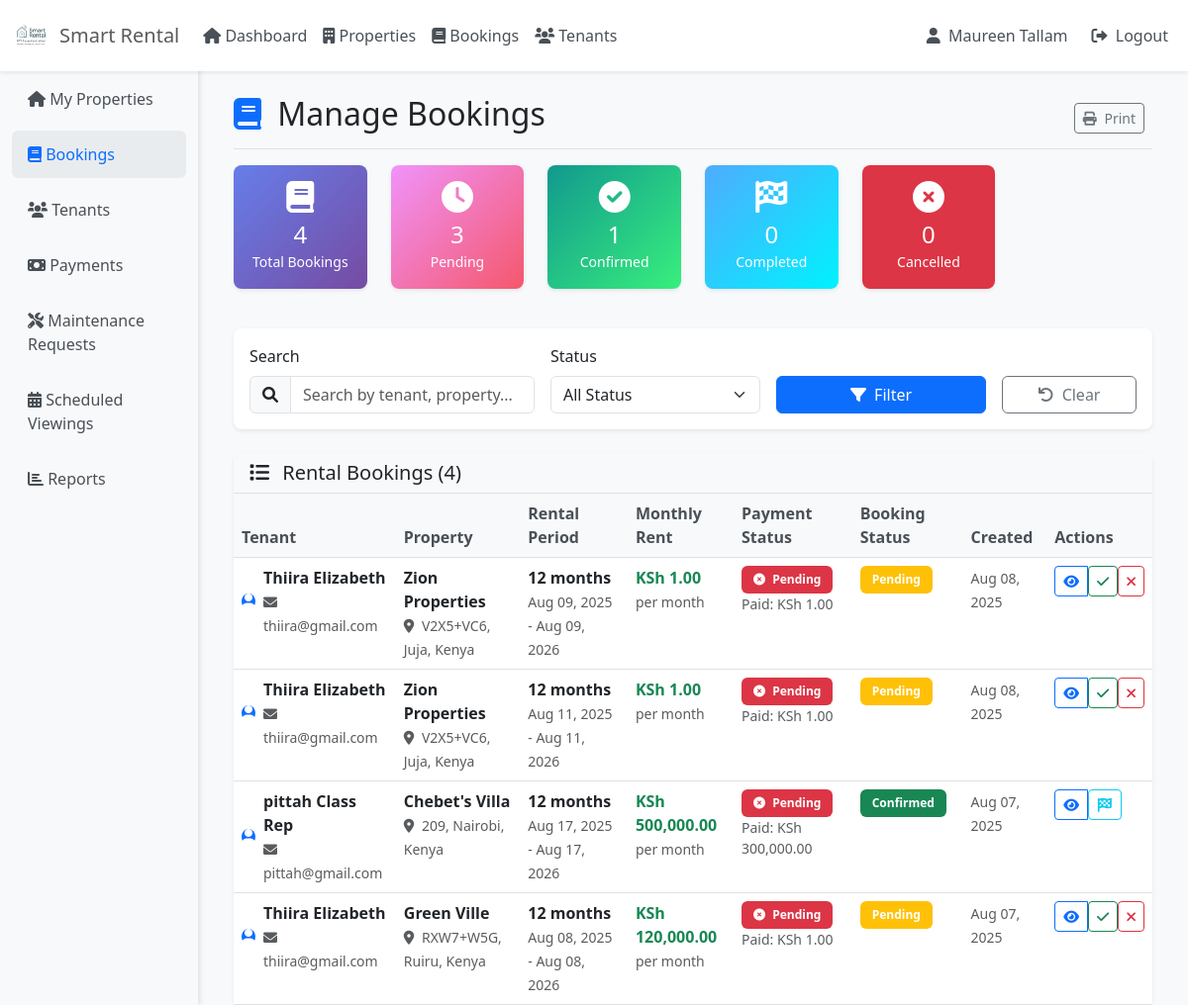
Screenshot of /smart_landlords/bookings.php (signed in) with the database file from the repository.
### tables this page shows
CREATE TABLE `rental_bookings` (
  `id` int(30) NOT NULL,
  `house_id` int(30) NOT NULL,
  `monthly_rent` decimal(15,2) NOT NULL,
  `landlord_id` int(30) NOT NULL,
  `user_id` int(30) NOT NULL,
  `start_date` date NOT NULL,
  `check_in_time` time DEFAULT NULL,
  `end_date` date NOT NULL,
  `check_out_time` time DEFAULT NULL,
  `special_requests` text DEFAULT NULL,
  `last_payment_date` date DEFAULT NULL,
  `next_payment_due` date DEFAULT NULL,
  `security_deposit` decimal(15,2) DEFAULT 0.00,
  `payment_status` enum('pending','partial','paid','refunded','cancelled') NOT NULL DEFAULT 'pending',
  `payment_method` varchar(50) DEFAULT NULL,
  `payment_reference` varchar(100) DEFAULT NULL,
  `status` enum('pending','confirmed','cancelled','completed','active') NOT NULL DEFAULT 'pending',
  `cancellation_reason` text DEFAULT NULL,
  `cancelled_by` enum('tenant','landlord','system') DEFAULT NULL,
  `documents` text DEFAULT NULL COMMENT 'JSON array of document paths',
  `created_at` timestamp NOT NULL DEFAULT current_timestamp(),
  `updated_at` timestamp NOT NULL DEFAULT current_timestamp() ON UPDATE current_timestamp()
);

CREATE TABLE `users` (
  `id` int(30) NOT NULL,
  `name` text NOT NULL,
  `username` varchar(200) NOT NULL,
  `phone_number` varchar(20) DEFAULT NULL COMMENT 'User''s contact phone number',
  `current_balance` decimal(15,2) DEFAULT 0.00,
  `default_payment_method` varchar(50) DEFAULT NULL,
  `password` text NOT NULL,
  `type` enum('admin','landlord','caretaker','customer') NOT NULL DEFAULT 'customer'
);

CREATE TABLE `houses` (
  `id` int(30) NOT NULL,
  `landlord_id` int(30) NOT NULL,
  `house_no` varchar(50) NOT NULL,
  `category_id` int(30) NOT NULL,
  `description` text NOT NULL,
  `location` varchar(255) DEFAULT NULL,
  `city` varchar(100) DEFAULT NULL,
  `state` varchar(100) DEFAULT NULL,
  `country` varchar(100) DEFAULT NULL,
  `latitude` decimal(10,8) DEFAULT NULL,
  `longitude` decimal(11,8) DEFAULT NULL,
  `price` double NOT NULL,
  `security_deposit` decimal(10,2) DEFAULT NULL,
  `min_rental_period` int(11) DEFAULT 1 COMMENT 'In months',
  `max_rental_period` int(11) DEFAULT 12 COMMENT 'In months',
  `advance_rent_months` int(11) DEFAULT 1 COMMENT 'Number of months rent to pay in advance',
  `payment_cycle` enum('monthly','quarterly','annually') NOT NULL DEFAULT 'monthly',
  `late_fee_percentage` decimal(5,2) DEFAULT 5.00,
  `bedrooms` int(11) DEFAULT 0,
  `bathrooms` int(11) DEFAULT 0,
  `area` decimal(10,2) DEFAULT NULL,
  `image` varchar(255) DEFAULT NULL,
  `main_image` varchar(255) DEFAULT NULL,
  `featured` tinyint(1) DEFAULT 0,
  `status` tinyint(1) DEFAULT 1,
  `created_at` timestamp NOT NULL DEFAULT current_timestamp(),
  `updated_at` timestamp NOT NULL DEFAULT current_timestamp() ON UPDATE current_timestamp(),
  `address` text DEFAULT NULL,
  `total_units` int(11) NOT NULL DEFAULT 1,
  `available_units` int(11) NOT NULL DEFAULT 1,
  `utilities` text DEFAULT NULL COMMENT 'JSON array of included utilities',
  `utilities_notes` text DEFAULT NULL COMMENT 'Additional notes about utilities'
);

### smart_landlords/bookings.php (the view, shortened to what the rows shown need)
<?php
require_once '../smart_rental/controllers/BookingController.php';
$where_conditions = ["h.landlord_id = ?"];
$params = [$_SESSION['user_id']];
$param_types = 'i';
$where_clause = implode(' AND ', $where_conditions);
$query = "SELECT rb.*, h.house_no, h.description, h.price, h.location,
          u.name as tenant_name, u.username as tenant_email, u.phone_number as tenant_phone,
          TIMESTAMPDIFF(MONTH, rb.start_date, rb.end_date) as rental_months,
          (SELECT COUNT(*) FROM booking_payments bp WHERE bp.booking_id = rb.id) as payment_count,
          (SELECT SUM(amount) FROM booking_payments bp WHERE bp.booking_id = rb.id) as total_paid,
          mpr.mpesa_receipt_number, mpr.transaction_date, mpr.result_desc, mpr.status as payment_request_status
          FROM rental_bookings rb
          LEFT JOIN houses h ON rb.house_id = h.id
          LEFT JOIN users u ON rb.user_id = u.id
          LEFT JOIN mpesa_payment_requests mpr ON rb.id = mpr.booking_id
          WHERE $where_clause
          ORDER BY rb.created_at DESC";
$stmt = $conn->prepare($query);
$stmt->bind_param($param_types, ...$params);
$stmt->execute();
$bookings = $stmt->get_result()->fetch_all(MYSQLI_ASSOC);
?>
<!DOCTYPE html>
<html lang="en">
<head>
    <link href="https://cdn.jsdelivr.net/npm/bootstrap@5.3.0/dist/css/bootstrap.min.css" rel="stylesheet">
    <link rel="stylesheet" href="https://cdnjs.cloudflare.com/ajax/libs/font-awesome/6.0.0/css/all.min.css">
</head>
<body class="bg-light">
    <div class="page-wrapper">
        <div class="container-fluid">
            <div class="row">
                <div class="main-content col-md-9 ms-sm-auto col-lg-10 px-md-4">
                    <div class="container-fluid">
                        <div class="page-content" style="margin-top: 80px;">
                    <div class="d-flex justify-content-between flex-wrap flex-md-nowrap align-items-center pt-3 pb-2 mb-3 border-bottom">
                        <h1 class="h2">
                            <i class="fas fa-book me-2 text-primary"></i>
                            Manage Bookings
                        </h1>
                    </div>
                    <div class="card">
                        <div class="card-body p-0">
                            <?php if (empty($bookings)): ?>
                                <div class="text-center py-5">
                                    <i class="fas fa-inbox fa-3x text-muted mb-3"></i>
                                    <h5 class="text-muted">No bookings found</h5>
                                    <p class="text-muted">There are no rental bookings matching your criteria.</p>
                                </div>
                            <?php else: ?>
                                <div class="table-responsive">
                                    <table class="table table-hover mb-0">
                                        <thead>
                                            <tr>
                                                <th>Tenant</th>
                                                <th>Property</th>
                                                <th>Rental Period</th>
                                                <th>Monthly Rent</th>
                                                <th>Payment Status</th>
                                                <th>Booking Status</th>
                                                <th>Created</th>
                                                <th>Actions</th>
                                            </tr>
                                        </thead>
                                        <tbody>
                                            <?php foreach ($bookings as $booking): ?>
                                            <tr class="booking-row">
                                                <td>
                                                    <div class="d-flex align-items-center">
                                                        <div class="avatar-sm bg-primary rounded-circle d-flex align-items-center justify-content-center me-2">
                                                            <i class="fas fa-user text-white"></i>
                                                        </div>
                                                        <div>
                                                            <div class="fw-bold"><?php echo htmlspecialchars($booking['tenant_name']); ?></div>
                                                            <small class="text-muted">
                                                                <i class="fas fa-envelope me-1"></i>
                                                                <?php echo htmlspecialchars($booking['tenant_email']); ?>
                                                            </small>
                                                        </div>
                                                    </div>
                                                </td>
                                                <td>
                                                    <div class="fw-bold"><?php echo htmlspecialchars($booking['house_no']); ?></div>
                                                    <small class="text-muted">
                                                        <i class="fas fa-map-marker-alt me-1"></i>
                                                        <?php echo htmlspecialchars($booking['location']); ?>
                                                    </small>
                                                </td>
                                                <td>
                                                    <div class="fw-bold"><?php echo $booking['rental_months']; ?> months</div>
                                                    <small class="text-muted">
                                                        <?php echo date('M d, Y', strtotime($booking['start_date'])); ?> -
                                                        <?php echo date('M d, Y', strtotime($booking['end_date'])); ?>
                                                    </small>
                                                </td>
                                                <td>
                                                    <div class="fw-bold text-success">KSh <?php echo number_format($booking['price'], 2); ?></div>
                                                    <small class="text-muted">per month</small>
                                                </td>
                                                <td>
                                                    <?php
                                                    $paymentStatus = $booking['payment_status'] ?? 'pending';
                                                    $paymentColor = $paymentStatus === 'paid' ? 'success' : ($paymentStatus === 'partial' ? 'warning' : 'danger');
                                                    $paymentIcon = $paymentStatus === 'paid' ? 'check-circle' : ($paymentStatus === 'partial' ? 'clock' : 'times-circle');
                                                    ?>
                                                    <span class="badge bg-<?php echo $paymentColor; ?>">
                                                        <i class="fas fa-<?php echo $paymentIcon; ?> me-1"></i>
                                                        <?php echo ucfirst($paymentStatus); ?>
                                                    </span>
                                                    <?php if ($booking['total_paid']): ?>
                                                        <div class="small text-muted">
                                                            Paid: KSh <?php echo number_format($booking['total_paid'], 2); ?>
                                                        </div>
                                                    <?php endif; ?>
                                                </td>
                                                <td>
                                                    <?php
                                                    $statusColor = $booking['status'] === 'confirmed' ? 'success' :
                                                                 ($booking['status'] === 'pending' ? 'warning' :
                                                                 ($booking['status'] === 'completed' ? 'info' : 'danger'));
                                                    ?>
                                                    <span class="badge bg-<?php echo $statusColor; ?>">
                                                        <?php echo ucfirst($booking['status']); ?>
                                                    </span>
                                                </td>
                                                <td>
                                                    <small class="text-muted">
                                                        <?php echo date('M d, Y', strtotime($booking['created_at'])); ?>
                                                    </small>
                                                </td>
                                                <td>
                                                    <div class="btn-group" role="group">
                                                        <button type="button" class="btn btn-sm btn-outline-primary"
                                                                data-bs-toggle="modal"
                                                                data-bs-target="#bookingModal<?php echo $booking['id']; ?>">
                                                            <i class="fas fa-eye"></i>
                                                        </button>
                                                        <?php if ($booking['status'] === 'pending'): ?>
                                                            <form method="POST" style="display: inline;"
                                                                  onsubmit="return confirm('Are you sure you want to approve this booking?')">
                                                                <button type="submit" class="btn btn-sm btn-outline-success">
                                                                    <i class="fas fa-check"></i>
                                                                </button>
                                                            </form>
                                                            <form method="POST" style="display: inline;"
                                                                  onsubmit="return confirm('Are you sure you want to reject this booking?')">
                                                                <button type="submit" class="btn btn-sm btn-outline-danger">
                                                                    <i class="fas fa-times"></i>
                                                                </button>
                                                            </form>
                                                        <?php endif; ?>
                                                        <?php if ($booking['status'] === 'confirmed'): ?>
                                                            <form method="POST" style="display: inline;"
                                                                  onsubmit="return confirm('Mark this booking as completed?')">
                                                                <button type="submit" class="btn btn-sm btn-outline-info">
                                                                    <i class="fas fa-flag-checkered"></i>
                                                                </button>
                                                            </form>
                                                        <?php endif; ?>
                                                    </div>
                                                </td>
                                            </tr>
                                            <?php endforeach; ?>
                                        </tbody>
                                    </table>
                                </div>
                            <?php endif; ?>
                        </div>
                    </div>
                </div>
            </div>
        </div>
    </div>
</body>
</html>

### rows the page displays
rental_bookings: user.name "Thiira Elizabeth", user.username "thiira@gmail.com", house.house_no "Zion Properties", house.location "V2X5+VC6, Juja, Kenya", rental_months "12", start_date "Aug 09, 2025", end_date "Aug 09, 2026", house.price "1.00", payment_status "Pending", total_paid "1.00", status "Pending", created_at "Aug 08, 2025"
rental_bookings: user.name "Thiira Elizabeth", user.username "thiira@gmail.com", house.house_no "Zion Properties", house.location "V2X5+VC6, Juja, Kenya", rental_months "12", start_date "Aug 11, 2025", end_date "Aug 11, 2026", house.price "1.00", payment_status "Pending", total_paid "1.00", status "Pending", created_at "Aug 08, 2025"
rental_bookings: user.name "pittah Class Rep", user.username "pittah@gmail.com", house.house_no "Chebet's Villa", house.location "209, Nairobi, Kenya", rental_months "12", start_date "Aug 17, 2025", end_date "Aug 17, 2026", house.price "500,000.00", payment_status "Pending", total_paid "300,000.00", status "Confirmed", created_at "Aug 07, 2025"
rental_bookings: user.name "Thiira Elizabeth", user.username "thiira@gmail.com", house.house_no "Green Ville", house.location "RXW7+W5G, Ruiru, Kenya", rental_months "12", start_date "Aug 08, 2025", end_date "Aug 08, 2026", house.price "120,000.00", payment_status "Pending", total_paid "1.00", status "Pending", created_at "Aug 07, 2025"

### other values shown
$_SESSION['user_name'] "Maureen Tallam"
$stats['total_bookings'] "4"
$stats['pending_bookings'] "3"
$stats['confirmed_bookings'] "1"
$stats['completed_bookings'] "0"
$stats['cancelled_bookings'] "0"
count($bookings) "4"
